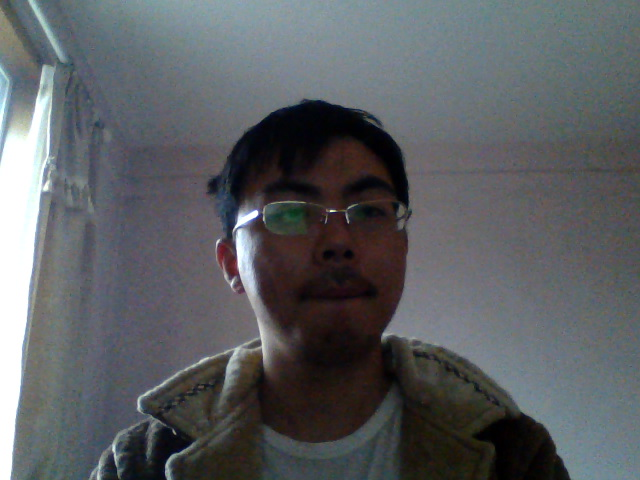
#> input picture opencv/scr.png, 640 x 480 px
$ python hpf.py
#> lines starting #> are read from the running program, lines starting #| are printed output that depends on the picture; after the words box and inside, x2 and y2 are one past the last pixel; in counts of white or black regions, pixels touching at a corner belong together
# -*- coding: utf-8  -*-
import cv2
import numpy as np
import filters
from scipy import ndimage

im = cv2.imread('scr.png')
#> im is the input picture: shape (480, 640, 3); mean B, G, R 97.8, 94.5, 91.6

### Canny 边缘检测算法
cv2.imshow('canny', cv2.Canny(im, 200,300))
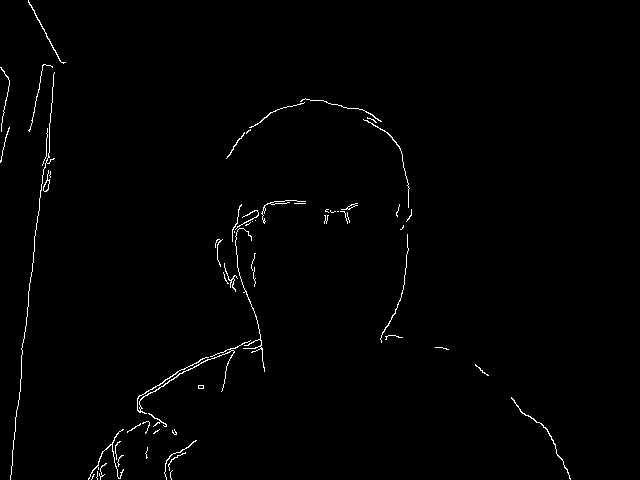
#> window 'canny': shape (480, 640); 1% white in thin lines or dots, all inside (x1, y1, x2, y2) = (0, 0, 571, 480)
cv2.waitKey()

# [9 lines of commented-out code are left out]

cv2.waitKey()


#kernel_3x3 = np.array([[-1, -1, -1], [-1,  8, -1], [-1, -1, -1]])
#kernel_5x5 = np.array([[-1, -1, -1, -1, -1],
#                       [-1,  1,  2,  1, -1],
#                       [-1,  2,  4,  2, -1],
#                       [-1,  1,  2,  1, -1],
#                       [-1, -1, -1, -1, -1]])
#kernel_7x7 = np.array([[-1, -1, -1, -1, -1,-1,-1],
#                       [-1, -1, -1,  2, -1,-1,-1],
#                       [-1,  1,  2,  4,  2,-1,-1],
#                       [-1,  2,  4,  -1,  4, 2,-1],
#                       [-1,  1,  2,  4,  2,-1,-1],
#                       [-1, -1,  1,  2, -1,-1,-1],
#                       [-1, -1, -1, -1, -1,-1,-1]])

## 模糊
#kernel_mh = np.array([[0.04, 0.04,0.04,0.04,0.04],
#                      [0.04, 0.04,0.04,0.04,0.04],
#                      [0.04, 0.04,0.04,0.04,0.04],
#                      [0.04, 0.04,0.04,0.04,0.04],
#                      [0.04, 0.04,0.04,0.04,0.04]])


#img = cv2.imread("/tmp/z.png", 0)

#k3 = ndimage.convolve(img, kernel_3x3)
#k5 = ndimage.convolve(img, kernel_5x5)
#k7 = ndimage.convolve(img, kernel_7x7)
#kmh = ndimage.convolve(img, kernel_mh)

#blurred = cv2.GaussianBlur(img, (5,5), 0)
#g_hpf = img - blurred

#cv2.imshow("org", img)
#cv2.imshow("3x3", k3)
#cv2.imshow("5x5", k5)
#cv2.imshow("7x7", k7)
#cv2.imshow("g_hpf", g_hpf)
#cv2.imshow("kmh", kmh)
#cv2.waitKey()

$ run again, with opencv/lines2.png copied over opencv/scr.png
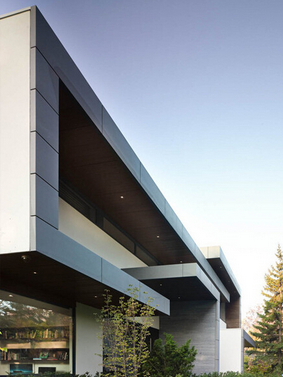
#> input picture opencv/lines2.png, 283 x 377 px
#> im is the input picture: shape (377, 283, 3); mean B, G, R 149, 143.4, 138.3
#> `cv2.imshow('canny', cv2.Canny(im, 200,300))`:
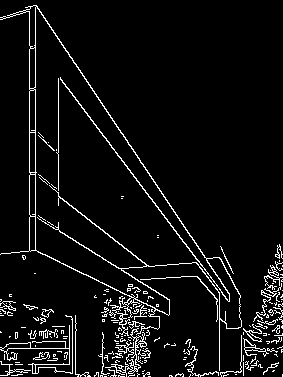
#> window 'canny': shape (377, 283); 6% white in thin lines or dots

$ run again, with opencv/syz.png copied over opencv/scr.png
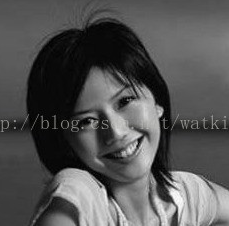
#> input picture opencv/syz.png, 229 x 226 px
#> im is the input picture: shape (226, 229, 3); mean B, G, R 83.8, 83.8, 83.8
#> `cv2.imshow('canny', cv2.Canny(im, 200,300))`:
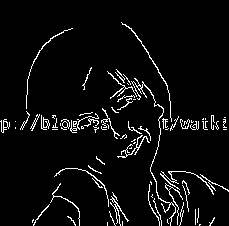
#> window 'canny': shape (226, 229); 5.1% white in thin lines or dots
